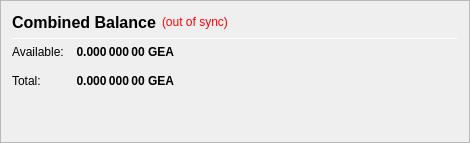
                   <widget class="QFrame" name="frame_CombinedBalances">
                    <property name="minimumSize">
                     <size>
                      <width>470</width>
                      <height>0</height>
                     </size>
                    </property>
                    <property name="frameShape">
                     <enum>QFrame::StyledPanel</enum>
                    </property>
                    <property name="frameShadow">
                     <enum>QFrame::Raised</enum>
                    </property>
                    <layout class="QVBoxLayout" name="verticalLayout_5">
                     <item>
                      <layout class="QHBoxLayout" name="horizontalLayout_5" stretch="0,0,0">
                       <item>
                        <widget class="QLabel" name="label_5z">
                         <property name="minimumSize">
                          <size>
                           <width>0</width>
                           <height>20</height>
                          </size>
                         </property>
                         <property name="font">
                          <font>
                           <pointsize>12</pointsize>
                           <weight>75</weight>
                           <bold>true</bold>
                          </font>
                         </property>
                         <property name="toolTip">
                          <string>Combined Balance (including unconfirmed and immature coins)</string>
                         </property>
                         <property name="text">
                          <string>Combined Balance</string>
                         </property>
                        </widget>
                       </item>
                       <item>
                        <widget class="QLabel" name="labelWalletStatus">
                         <property name="cursor">
                          <cursorShape>WhatsThisCursor</cursorShape>
                         </property>
                         <property name="toolTip">
                          <string>The displayed information may be out of date. Your wallet automatically synchronizes with the GEA network after a connection is established, but this process has not completed yet.</string>
                         </property>
                         <property name="styleSheet">
                          <string notr="true">QLabel { color: red; }</string>
                         </property>
                         <property name="text">
                          <string notr="true">(out of sync)</string>
                         </property>
                         <property name="alignment">
                          <set>Qt::AlignLeading|Qt::AlignLeft|Qt::AlignVCenter</set>
                         </property>
                        </widget>
                       </item>
                       <item>
                        <spacer name="horizontalSpacer_1">
                         <property name="orientation">
                          <enum>Qt::Horizontal</enum>
                         </property>
                         <property name="sizeHint" stdset="0">
                          <size>
                           <width>40</width>
                           <height>20</height>
                          </size>
                         </property>
                        </spacer>
                       </item>
                      </layout>
                     </item>
                     <item>
                      <widget class="Line" name="line_CombinedBalance">
                       <property name="minimumSize">
                        <size>
                         <width>0</width>
                         <height>1</height>
                        </size>
                       </property>
                       <property name="maximumSize">
                        <size>
                         <width>16777215</width>
                         <height>1</height>
                        </size>
                       </property>
                       <property name="orientation">
                        <enum>Qt::Horizontal</enum>
                       </property>
                      </widget>
                     </item>
                     <item>
                      <layout class="QGridLayout" name="gridLayout_3">
                       <property name="spacing">
                        <number>12</number>
                       </property>
                       <item row="1" column="0">
                        <widget class="QLabel" name="labelBalanceTextz">
                         <property name="text">
                          <string>Available:</string>
                         </property>
                        </widget>
                       </item>
                       <item row="1" column="1">
                        <widget class="QLabel" name="labelBalancez">
                         <property name="font">
                          <font>
                           <weight>75</weight>
                           <bold>true</bold>
                          </font>
                         </property>
                         <property name="cursor">
                          <cursorShape>IBeamCursor</cursorShape>
                         </property>
                         <property name="toolTip">
                          <string>Your current spendable balance</string>
                         </property>
                         <property name="text">
                          <string notr="true">0.000 000 00 GEA</string>
                         </property>
                         <property name="alignment">
                          <set>Qt::AlignRight|Qt::AlignTrailing|Qt::AlignVCenter</set>
                         </property>
                         <property name="textInteractionFlags">
                          <set>Qt::LinksAccessibleByMouse|Qt::TextSelectableByKeyboard|Qt::TextSelectableByMouse</set>
                         </property>
                        </widget>
                       </item>
                       <item row="2" column="0">
                        <widget class="QLabel" name="labelTotalTextz">
                         <property name="text">
                          <string>Total:</string>
                         </property>
                        </widget>
                       </item>
                       <item row="2" column="1">
                        <widget class="QLabel" name="labelTotalz">
                         <property name="font">
                          <font>
                           <weight>75</weight>
                           <bold>true</bold>
                          </font>
                         </property>
                         <property name="cursor">
                          <cursorShape>IBeamCursor</cursorShape>
                         </property>
                         <property name="toolTip">
                          <string>Total Balance, including all unavailable coins.</string>
                         </property>
                         <property name="text">
                          <string notr="true">0.000 000 00 GEA</string>
                         </property>
                         <property name="alignment">
                          <set>Qt::AlignRight|Qt::AlignTrailing|Qt::AlignVCenter</set>
                         </property>
                         <property name="textInteractionFlags">
                          <set>Qt::LinksAccessibleByMouse|Qt::TextSelectableByKeyboard|Qt::TextSelectableByMouse</set>
                         </property>
                        </widget>
                       </item>
                       <item row="2" column="3">
                        <spacer name="horizontalSpacer_2">
                         <property name="orientation">
                          <enum>Qt::Horizontal</enum>
                         </property>
                         <property name="sizeHint" stdset="0">
                          <size>
                           <width>40</width>
                           <height>20</height>
                          </size>
                         </property>
                        </spacer>
                       </item>
                      </layout>
                     </item>
                     <item>
                      <spacer name="verticalSpacer_1">
                       <property name="orientation">
                        <enum>Qt::Vertical</enum>
                       </property>
                       <property name="sizeHint" stdset="0">
                        <size>
                         <width>20</width>
                         <height>40</height>
                        </size>
                       </property>
                      </spacer>
                     </item>
                    </layout>
                   </widget>
